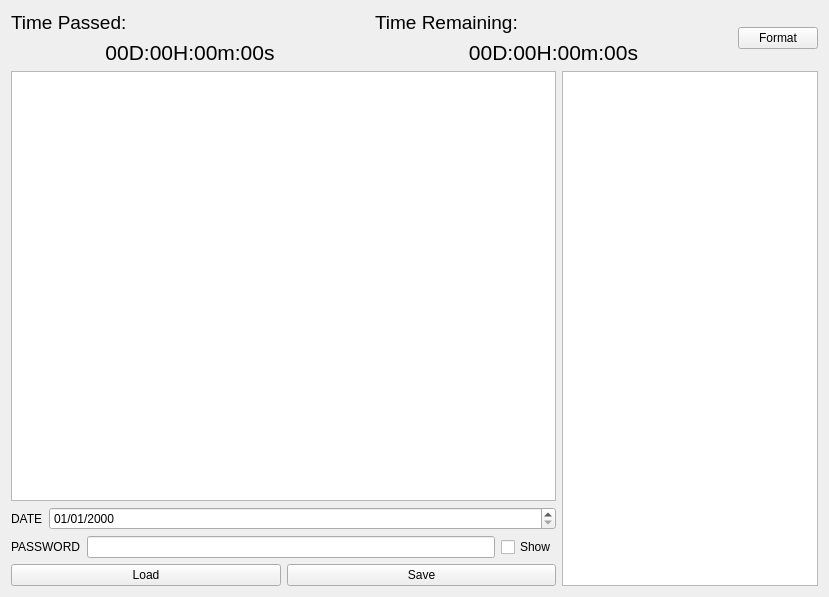
<?xml version="1.0" encoding="UTF-8"?>
<ui version="4.0">
 <class>Journal</class>
 <widget class="QWidget" name="Journal">
  <property name="geometry">
   <rect>
    <x>0</x>
    <y>0</y>
    <width>829</width>
    <height>597</height>
   </rect>
  </property>
  <property name="windowTitle">
   <string>Form</string>
  </property>
  <layout class="QVBoxLayout" name="verticalLayout_2">
   <item>
    <layout class="QHBoxLayout" name="horizontalLayout_2">
     <item>
      <layout class="QVBoxLayout" name="verticalLayoutTimePassed">
       <item>
        <widget class="QLabel" name="timePassedLabel">
         <property name="font">
          <font>
           <pointsize>14</pointsize>
          </font>
         </property>
         <property name="text">
          <string>Time Passed:</string>
         </property>
        </widget>
       </item>
       <item>
        <widget class="QLabel" name="timePassed">
         <property name="font">
          <font>
           <pointsize>16</pointsize>
          </font>
         </property>
         <property name="text">
          <string>00D:00H:00m:00s</string>
         </property>
         <property name="alignment">
          <set>Qt::AlignCenter</set>
         </property>
        </widget>
       </item>
      </layout>
     </item>
     <item>
      <layout class="QVBoxLayout" name="verticalLayoutTimeRemaining">
       <item>
        <widget class="QLabel" name="timeRemainingLabel">
         <property name="font">
          <font>
           <pointsize>14</pointsize>
          </font>
         </property>
         <property name="text">
          <string>Time Remaining:</string>
         </property>
        </widget>
       </item>
       <item>
        <widget class="QLabel" name="timeRemaining">
         <property name="font">
          <font>
           <pointsize>16</pointsize>
          </font>
         </property>
         <property name="text">
          <string>00D:00H:00m:00s</string>
         </property>
         <property name="alignment">
          <set>Qt::AlignCenter</set>
         </property>
        </widget>
       </item>
      </layout>
     </item>
     <item>
      <widget class="QPushButton" name="buttonFormat">
       <property name="sizePolicy">
        <sizepolicy hsizetype="Maximum" vsizetype="Fixed">
         <horstretch>0</horstretch>
         <verstretch>0</verstretch>
        </sizepolicy>
       </property>
       <property name="text">
        <string>Format</string>
       </property>
      </widget>
     </item>
    </layout>
   </item>
   <item>
    <layout class="QHBoxLayout" name="horizontalLayout">
     <item>
      <layout class="QVBoxLayout" name="verticalLayout">
       <item>
        <widget class="QTextEdit" name="textEdit">
         <property name="font">
          <font>
           <pointsize>13</pointsize>
          </font>
         </property>
        </widget>
       </item>
       <item>
        <layout class="QHBoxLayout" name="horizontalLayoutDate">
         <item>
          <widget class="QLabel" name="labelDate">
           <property name="text">
            <string>DATE</string>
           </property>
          </widget>
         </item>
         <item>
          <widget class="QDateEdit" name="dateEdit">
           <property name="sizePolicy">
            <sizepolicy hsizetype="Expanding" vsizetype="Fixed">
             <horstretch>0</horstretch>
             <verstretch>0</verstretch>
            </sizepolicy>
           </property>
           <property name="displayFormat">
            <string>MM/dd/yyyy</string>
           </property>
          </widget>
         </item>
        </layout>
       </item>
       <item>
        <layout class="QHBoxLayout" name="horizontalLayoutPassword">
         <item>
          <widget class="QLabel" name="labelPassword">
           <property name="text">
            <string>PASSWORD</string>
           </property>
          </widget>
         </item>
         <item>
          <widget class="QLineEdit" name="lineEditPassword">
           <property name="inputMask">
            <string/>
           </property>
           <property name="text">
            <string/>
           </property>
           <property name="maxLength">
            <number>256</number>
           </property>
           <property name="echoMode">
            <enum>QLineEdit::Password</enum>
           </property>
          </widget>
         </item>
         <item>
          <widget class="QCheckBox" name="checkBoxShowPassword">
           <property name="text">
            <string>Show</string>
           </property>
          </widget>
         </item>
        </layout>
       </item>
       <item>
        <layout class="QHBoxLayout" name="horizontalLayoutLoadSaveButtons">
         <item>
          <widget class="QPushButton" name="buttonLoad">
           <property name="text">
            <string>Load</string>
           </property>
          </widget>
         </item>
         <item>
          <widget class="QPushButton" name="buttonSave">
           <property name="text">
            <string>Save</string>
           </property>
          </widget>
         </item>
        </layout>
       </item>
      </layout>
     </item>
     <item>
      <widget class="QTreeView" name="treeView">
       <property name="sizePolicy">
        <sizepolicy hsizetype="Preferred" vsizetype="Expanding">
         <horstretch>0</horstretch>
         <verstretch>0</verstretch>
        </sizepolicy>
       </property>
      </widget>
     </item>
    </layout>
   </item>
  </layout>
 </widget>
 <resources/>
 <connections/>
</ui>
